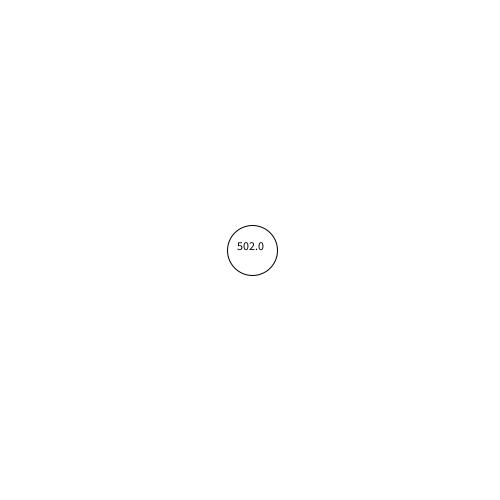
Frame 1 (no input)
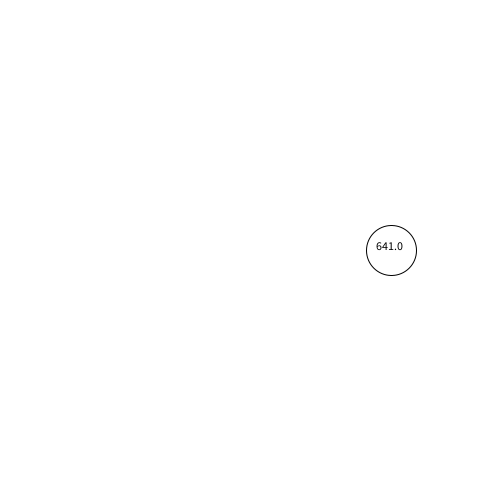
Frame 60 (the mouse pressed at the canvas centre just before this capture)
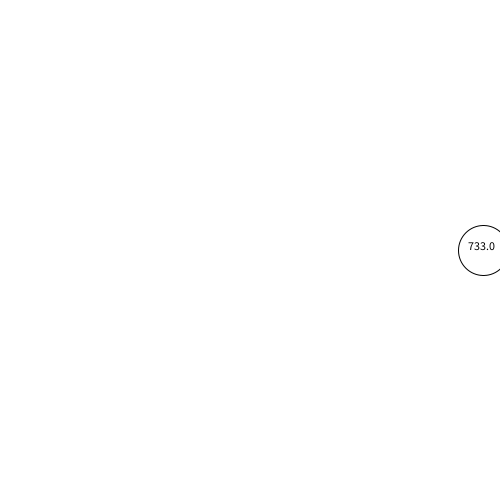
Frame 120 (the mouse held since frame 60 and released just before this capture)

The Processing sketch that drew these frames (run headless with seeded random() and noise(); from frame 60 on, the mouse is pressed at the canvas centre):

// Processing sketch: QUESTION1_miscReview_soln
// ── QUESTION1_miscReview_soln.pde
float xPos, yPos; 
float theta; 

void setup(){
  size(500, 500); 
}

void draw(){
  background(255); 
  
  theta+=.01; 
  xPos = sin(theta)*width/2 + width/2 ; 
  yPos = height/2; 
  
  fill(255); 
  ellipse(xPos, yPos, 50, 50); 
  fill(0); 
  text(str(addition(xPos, yPos)), xPos-15, yPos);     
}

float addition(float a, float b){
  float sum = a + b; 
  return round(sum); 
}
